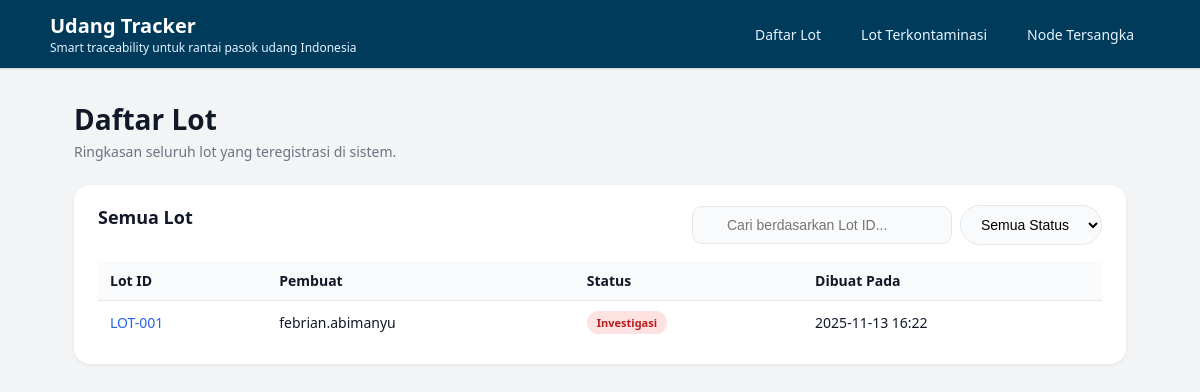
Before: / with the older database file.
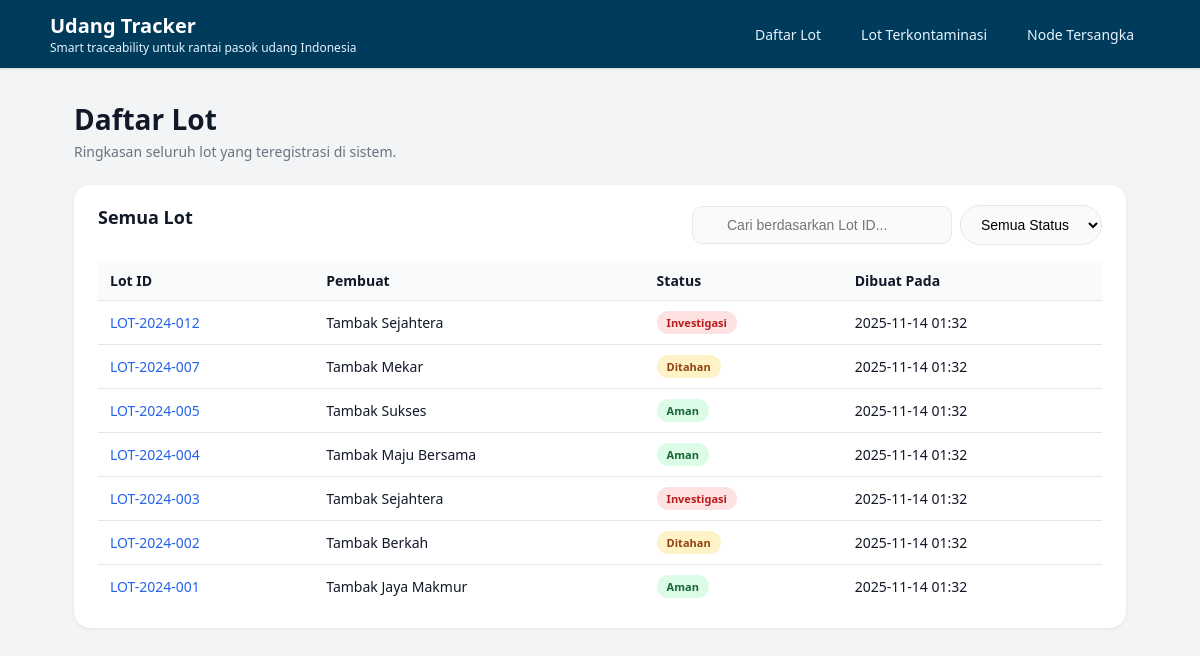
After: the same page with the newer database file.
### tracker/models.py (models this page shows, shortened)
class Lot(models.Model):
    lot_id = models.CharField(max_length=100, unique=True)
    creator = models.ForeignKey(User, null=True, on_delete=models.SET_NULL)
    status = models.CharField(
        max_length=20,
        choices=[
            ("OK", "Aman"),
            ("HOLD", "Ditahan"),
            ("INVESTIGATE", "Investigasi"),
        ],
    )
    jenis_kontaminasi = models.CharField(max_length=100, blank=True, null=True)
    created_at = models.DateTimeField(auto_now_add=True)

### tracker/views.py (the view)
# urls.py: path("", tracker_views.lot_list, name="home"),
def lot_list(request):
    lots = Lot.objects.all().order_by("-created_at")
    q = request.GET.get("q", "").strip()
    status = request.GET.get("status", "all")
    if q:
        lots = lots.filter(lot_id__icontains=q)
    if status in ["OK", "HOLD", "INVESTIGATE"]:
        lots = lots.filter(status=status)
    context = {
        "lots": lots,
        "q": q,
        "status": status,
    }
    return render(request, "tracker/lot_list.html", context)

### tracker/templates/tracker/lot_list.html (shortened to what this page needs)
{% extends "tracker/base.html" %}
{% block content %}
<div class="page-container">
    <div class="page-header">
        <h1 class="page-title">Daftar Lot</h1>
        <p class="page-subtitle">Ringkasan seluruh lot yang teregistrasi di sistem.</p>
    </div>
    <div class="card">
        <div class="list-header">
            <h2 class="card-title">Semua Lot</h2>
            <form method="get" class="list-toolbar">
                <div class="search-wrapper">
                    <input
                        type="text"
                        name="q"
                        class="search-input"
                        placeholder="Cari berdasarkan Lot ID..."
                        value="{{ q }}">
                </div>
                <div class="filter-wrapper">
                    <select name="status" class="filter-select" onchange="this.form.submit()">
                        <option value="all" {% if status == "all" %}selected{% endif %}>
                            Semua Status
                        </option>
                    </select>
                </div>
            </form>
        </div>
        {% if lots %}
        <div class="table-wrapper">
            <table class="table">
                <thead>
                    <tr>
                        <th>Lot ID</th>
                        <th>Pembuat</th>
                        <th>Status</th>
                        <th>Dibuat Pada</th>
                    </tr>
                </thead>
                <tbody>
                    {% for lot in lots %}
                    <tr>
                        <td>
                            <a class="link-inline" href="{% url 'tracker:lot_detail' lot.lot_id %}">
                                {{ lot.lot_id }}
                            </a>
                        </td>
                        <td>
                            {{ lot.creator.username|default:"-" }}
                        </td>
                        <td>
                            {% if lot.status == "OK" %}
                                <span class="badge badge-ok">Aman</span>
                            {% elif lot.status == "HOLD" %}
                                <span class="badge badge-hold">Ditahan</span>
                            {% elif lot.status == "INVESTIGATE" %}
                                <span class="badge badge-investigate">Investigasi</span>
                            {% else %}
                                {{ lot.status }}
                            {% endif %}
                        </td>
                        <td>{{ lot.created_at|date:"Y-m-d H:i" }}</td>
                    </tr>
                    {% endfor %}
                </tbody>
            </table>
        </div>
        {% else %}
            <p class="empty-state">Tidak ada lot yang sesuai dengan filter.</p>
        {% endif %}
    </div>
</div>
{% endblock %}

### tracker/templates/tracker/base.html (shortened to what this page needs)
{% load static %}
<!DOCTYPE html>
<html lang="id">
<head>
    <link rel="stylesheet" href="{% static 'tracker/css/styles.css' %}">
</head>
<body>
    <div class="app-shell">
        <header class="navbar">
            <div class="navbar-inner">
                <div class="nav-brand">
                    <span class="nav-brand-title">Udang Tracker</span>
                    <span class="nav-brand-subtitle">
                        Smart traceability untuk rantai pasok udang Indonesia
                    </span>
                </div>
                <nav class="nav-links">
                    {% url 'tracker:lot_list' as lot_list_url %}
                    {% url 'tracker:contaminated_lots' as contaminated_url %}
                    {% url 'tracker:suspect_nodes' as suspects_url %}
                    <a href="{{ lot_list_url }}"
                       class="nav-link {% if request.path == lot_list_url %}nav-link-active{% endif %}">
                        Daftar Lot
                    </a>
                    <a href="{{ contaminated_url }}"
                       class="nav-link {% if request.path == contaminated_url %}nav-link-active{% endif %}">
                        Lot Terkontaminasi
                    </a>
                    <a href="{{ suspects_url }}"
                       class="nav-link {% if request.path == suspects_url %}nav-link-active{% endif %}">
                        Node Tersangka
                    </a>
                </nav>
            </div>
        </header>
        <main>
            {% block content %}{% endblock %}
        </main>
    </div>
</body>
</html>

### tracker/static/tracker/css/styles.css (style rules this page uses)
*, *::before, *::after { box-sizing: border-box; }
body { margin: 0; font-family: system-ui, -apple-system, BlinkMacSystemFont, "Segoe UI", sans-serif; background-color: #f3f4f6; color: #111827; }
.app-shell { min-height: 100vh; background-color: #f3f4f6; }
.navbar { background-color: #003b5c; color: #ffffff; padding: 12px 24px; box-shadow: 0 1px 2px rgba(15, 23, 42, 0.15); }
.navbar-inner { max-width: 1100px; margin: 0 auto; display: flex; align-items: center; justify-content: space-between; }
.nav-brand { display: flex; flex-direction: column; }
.nav-brand-title { font-weight: 700; font-size: 20px; }
.nav-brand-subtitle { font-size: 12px; color: #e5f4ff; }
.nav-links { display: flex; gap: 8px; }
.nav-link { text-decoration: none; padding: 8px 16px; border-radius: 999px; font-size: 14px; color: #e5f4ff; transition: background-color 0.15s ease; }
.page-container { max-width: 1100px; margin: 32px auto 40px auto; padding: 0 24px; }
.page-header { margin-bottom: 24px; }
.page-title { font-size: 28px; font-weight: 700; margin: 0 0 4px 0; }
.page-subtitle { margin: 0; color: #6b7280; font-size: 14px; }
.link-inline { color: #2563eb; text-decoration: none; }
.card { background-color: #ffffff; border-radius: 16px; box-shadow: 0 1px 3px rgba(15, 23, 42, 0.08); padding: 20px 24px; margin-bottom: 24px; }
.card-title { font-size: 18px; font-weight: 600; margin: 0 0 12px 0; }
.list-header { display: flex; justify-content: space-between; align-items: flex-start; gap: 16px; flex-wrap: wrap; margin-bottom: 16px; }
.list-header .card-title { margin: 0; }
.list-toolbar { display: flex; flex-direction: column; gap: 8px; align-items: flex-end; }
@media (min-width: 768px) { .list-toolbar { flex-direction: row; align-items: center; } }
.search-wrapper { position: relative; width: 260px; }
.search-wrapper::before { content: ""; position: absolute; left: 10px; top: 50%; transform: translateY(-50%); font-size: 14px; color: #9ca3af; }
.search-input { width: 100%; min-width: 260px; padding: 10px 12px 10px 34px; border-radius: 10px; border: 1px solid #e5e7eb; background-color: #f9fafb; font-size: 14px; outline: none; }
.filter-select { min-width: 140px; padding: 10px 16px; border-radius: 999px; border: 1px solid #e5e7eb; background-color: #f9fafb; font-size: 14px; cursor: pointer; }
.table-wrapper { overflow-x: auto; }
.table { width: 100%; border-collapse: collapse; font-size: 14px; }
.table thead { background-color: #f9fafb; }
.table th, .table td { padding: 10px 12px; border-bottom: 1px solid #e5e7eb; text-align: left; vertical-align: middle; }
.table tr:last-child td { border-bottom: none; }
.badge { display: inline-flex; align-items: center; padding: 4px 10px; border-radius: 999px; font-size: 11px; font-weight: 600; }
.badge-ok { background-color: #dcfce7; color: #166534; }
.badge-hold { background-color: #fef3c7; color: #92400e; }
.badge-investigate { background-color: #fee2e2; color: #b91c1c; }

Changed rows visible on the page:
added Lot: lot_id "LOT-2024-012", creator.username "Tambak Sejahtera", status "Investigasi", created_at "2025-11-14 01:32"
added Lot: lot_id "LOT-2024-007", creator.username "Tambak Mekar", status "Ditahan", created_at "2025-11-14 01:32"
added Lot: lot_id "LOT-2024-005", creator.username "Tambak Sukses", status "Aman", created_at "2025-11-14 01:32"
added Lot: lot_id "LOT-2024-004", creator.username "Tambak Maju Bersama", status "Aman", created_at "2025-11-14 01:32"
added Lot: lot_id "LOT-2024-003", creator.username "Tambak Sejahtera", status "Investigasi", created_at "2025-11-14 01:32"
added Lot: lot_id "LOT-2024-002", creator.username "Tambak Berkah", status "Ditahan", created_at "2025-11-14 01:32"
changed Lot: lot_id "LOT-001" → "LOT-2024-001"; creator.username "febrian.abimanyu" → "Tambak Jaya Makmur"; created_at "2025-11-13 16:22" → "2025-11-14 01:32"; status "Investigasi" → "Aman"
